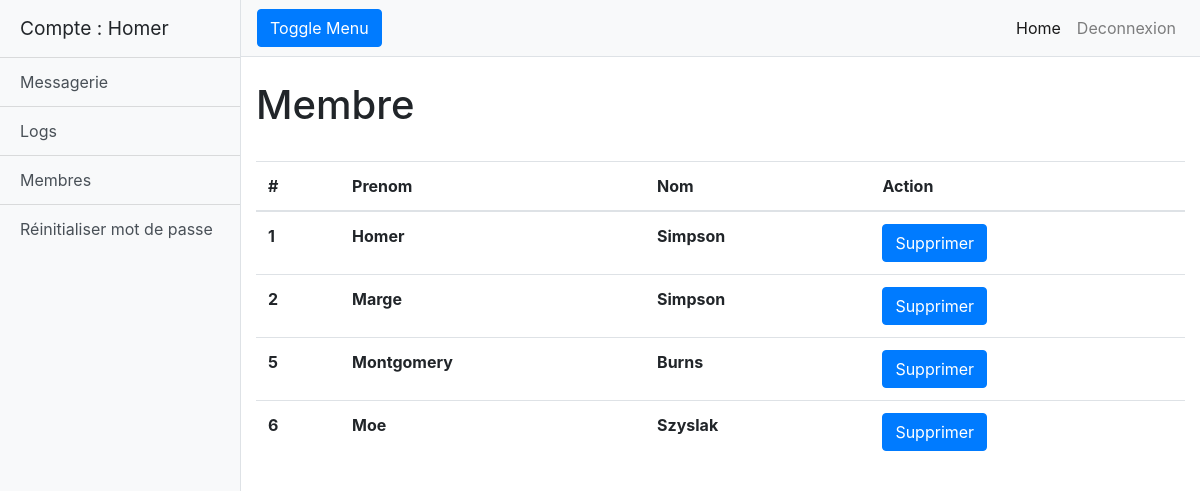
The app's page /admin/membres.php (signed in) with its own data.
### tables this page shows
CREATE TABLE IF NOT EXISTS `users` (
  `id` int(7) NOT NULL AUTO_INCREMENT,
  `prenom` varchar(255) NOT NULL,
  `nom` varchar(255) NOT NULL,
  `password` varchar(255) NOT NULL,
  `image` varchar(255) NOT NULL,
  `bio` varchar(255) NOT NULL,
  PRIMARY KEY (`id`)
);

### admin/membres.php (the view, shortened to what this page needs)
<!DOCTYPE html>
<html lang="en">
<head>
  <link href="vendor/bootstrap/css/bootstrap.min.css" rel="stylesheet">
  <link href="css/simple-sidebar.css" rel="stylesheet">
</head>
<body>
  <div class="d-flex" id="wrapper">
    <div class="bg-light border-right" id="sidebar-wrapper">
      <div class="sidebar-heading">Compte : <?php echo $_SESSION['username']; ?></div>
      <div class="list-group list-group-flush">
        <a href="index.php" class="list-group-item list-group-item-action bg-light">Messagerie</a>
        <a href="logs.php" class="list-group-item list-group-item-action bg-light">Logs</a>
        <a href="membres.php" class="list-group-item list-group-item-action bg-light">Membres</a>
        <a href="changepassword.php" class="list-group-item list-group-item-action bg-light">Réinitialiser mot de passe</a>
      </div>
    </div>
    <div id="page-content-wrapper">
      <nav class="navbar navbar-expand-lg navbar-light bg-light border-bottom">
        <button class="btn btn-primary" id="menu-toggle">Toggle Menu</button>
        <div class="collapse navbar-collapse" id="navbarSupportedContent">
          <ul class="navbar-nav ml-auto mt-2 mt-lg-0">
            <li class="nav-item active">
              <a class="nav-link" href="#">Home <span class="sr-only">(current)</span></a>
            </li>
            <li class="nav-item">
              <a class="nav-link" href="logout.php">Deconnexion</a>
            </li>
          </ul>
        </div>
      </nav>
      <div class="container-fluid">
        <h1 class="mt-4">Membre</h1><br>
        <table class="table">
		  <thead>
		    <tr>
		      <th scope="col">#</th>
		      <th scope="col">Prenom</th>
		      <th scope="col">Nom</th>
		      <th scope="col">Action</th>
		    </tr>
		  </thead>
		  <tbody>
        <?php
        	$bdd = new PDO('mysql:host=db;dbname=noob;charset=utf8', 'root', 'password123!');
        	$reponse = $bdd->query('SELECT * FROM users');
        	while ($data = $reponse->fetch()) {
        		echo "<tr>";
        		echo "<th scope='col'>".$data['id']."</th>";
        		echo "<th scope='col'>".$data['prenom']."</th>";
        		echo "<th scope='col'>".$data['nom']."</th>";
        		echo "<th scope='col'><button class='btn btn-primary'>Supprimer</button></th>";
        	}
        	?>
      </div>
    </div>
  </div>
</body>
</html>

### admin/css/simple-sidebar.css (style rules this page uses)
body { overflow-x: hidden; }
#sidebar-wrapper { min-height: 100vh; margin-left: -15rem; -webkit-transition: margin .25s ease-out; -moz-transition: margin .25s ease-out; -o-transition: margin .25s ease-out; transition: margin .25s ease-out; }
#sidebar-wrapper .sidebar-heading { padding: 0.875rem 1.25rem; font-size: 1.2rem; }
#sidebar-wrapper .list-group { width: 15rem; }
#page-content-wrapper { min-width: 100vw; }
@media (min-width: 768px) { #sidebar-wrapper { margin-left: 0; } }
@media (min-width: 768px) { #page-content-wrapper { min-width: 0; width: 100%; } }

### records on screen
users: id "1", prenom "Homer", nom "Simpson"
users: id "2", prenom "Marge", nom "Simpson"
users: id "5", prenom "Montgomery", nom "Burns"
users: id "6", prenom "Moe", nom "Szyslak"

### other values on screen
$_SESSION['username'] "Homer"
